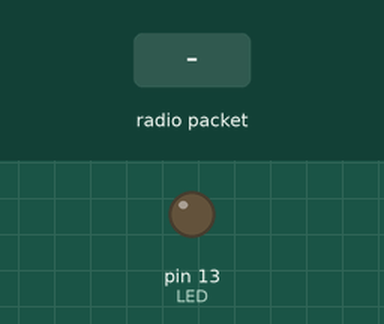
Recording of a sketch running on a simulated Teensy 4. On the bench: output pins drawn as LEDs (lit = HIGH). Inputs (shaded band) come from the test bench. No radio packets arrive unless stated; pins used as bus, display or sensor lines are not drawn; what the sketch prints to the serial monitor is not drawn.

Above: at 1.3 s.
1.4 s: radio packet "B1" arrives
At 2.6 s:
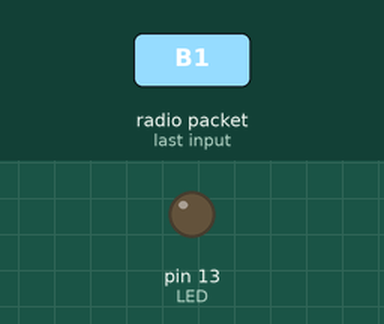
3.0 s: radio packet "1" arrives
At 4.4 s:
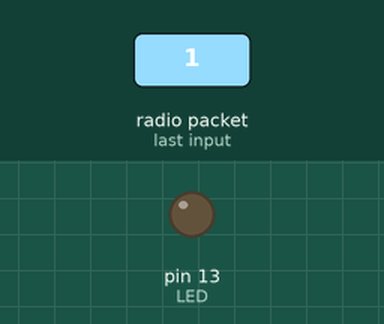
Timing chart, 0 to 6.0 s (numbered marks = the images above; inputs shaded):
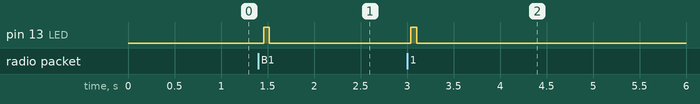

Measured:
- after the input at 1.4 s, pin 13 (LED): LOW → HIGH after 0.06 s, → LOW 0.06 s later
- after the input at 3.0 s, pin 13 (LED): LOW → HIGH at once, → LOW 0.06 s later

The sketch:

Receiver_example_code.ino
```cpp
// Feather9x_RX
// -*- mode: C++ -*-
// Example sketch showing how to create a simple messaging client (receiver)
// with the RH_RF95 class. RH_RF95 class does not provide for addressing or
// reliability, so you should only use RH_RF95 if you do not need the higher
// level messaging abilities.
// It is designed to work with the other example Feather9x_TX

#include <SPI.h>
#include <RH_RF95.h>

/* for Feather32u4 RFM9x
#define RFM95_CS 8
#define RFM95_RST 4
#define RFM95_INT 7
*/

// for feather m0 RFM9x
#define RFM95_CS 8
#define RFM95_RST 4
#define RFM95_INT 3


/* for shield
#define RFM95_CS 10
#define RFM95_RST 9
#define RFM95_INT 7
*/

/* Feather 32u4 w/wing
#define RFM95_RST     11   // "A"
#define RFM95_CS      10   // "B"
#define RFM95_INT     2    // "SDA" (only SDA/SCL/RX/TX have IRQ!)
*/

/* Feather m0 w/wing
#define RFM95_RST     11   // "A"
#define RFM95_CS      10   // "B"
#define RFM95_INT     6    // "D"
*/

#if defined(ESP8266)
  /* for ESP w/featherwing */
  #define RFM95_CS  2    // "E"
  #define RFM95_RST 16   // "D"
  #define RFM95_INT 15   // "B"

#elif defined(ESP32)
  /* ESP32 feather w/wing */
  #define RFM95_RST     27   // "A"
  #define RFM95_CS      33   // "B"
  #define RFM95_INT     12   //  next to A

#elif defined(NRF52)
  /* nRF52832 feather w/wing */
  #define RFM95_RST     7   // "A"
  #define RFM95_CS      11   // "B"
  #define RFM95_INT     31   // "C"

#elif defined(TEENSYDUINO)
  /* Teensy 3.x w/wing */
  #define RFM95_RST     9   // "A"
  #define RFM95_CS      10   // "B"
  #define RFM95_INT     4    // "C"
#endif


// Change to 434.0 or other frequency, must match RX's freq!
#define RF95_FREQ 915.0

// Singleton instance of the radio driver
RH_RF95 rf95(RFM95_CS, RFM95_INT);

// Blinky on receipt
#define LED 13
String pressed1; //**
void setup()
{
  pinMode(LED, OUTPUT);
  pinMode(RFM95_RST, OUTPUT);
  digitalWrite(RFM95_RST, HIGH);

  Serial.begin(115200);
  while (!Serial) {
    delay(1);
  }
  delay(100);

  Serial.println("Feather LoRa RX Test!");

  // manual reset
  digitalWrite(RFM95_RST, LOW);
  delay(10);
  digitalWrite(RFM95_RST, HIGH);
  delay(10);

  while (!rf95.init()) {
    Serial.println("LoRa radio init failed");
    while (1);
  }
  Serial.println("LoRa radio init OK!");

  // Defaults after init are 434.0MHz, modulation GFSK_Rb250Fd250, +13dbM
  if (!rf95.setFrequency(RF95_FREQ)) {
    Serial.println("setFrequency failed");
    while (1);
  }
  Serial.print("Set Freq to: "); Serial.println(RF95_FREQ);

  // Defaults after init are 434.0MHz, 13dBm, Bw = 125 kHz, Cr = 4/5, Sf = 128chips/symbol, CRC on

  // The default transmitter power is 13dBm, using PA_BOOST.
  // If you are using RFM95/96/97/98 modules which uses the PA_BOOST transmitter pin, then
  // you can set transmitter powers from 5 to 23 dBm:
  rf95.setTxPower(23, false);
}

void loop()
{
  //int correct = random(1,9); //generates random number from 1-9 to decide which tile to light up
  int correct = 1; //for testing purposes
  if (correct == 1){
    uint8_t data[] = "yay";
    rf95.send(data, sizeof(data));
    rf95.waitPacketSent();
    Serial.println("sent the yay");
  }
    //rf95.send(1);
  //}
  if (rf95.available())
  {
    // Should be a message for us now
    uint8_t buf[RH_RF95_MAX_MESSAGE_LEN];    //~~~~~~~~~~~~~~~~~~~~~~~~~~~~~~
    uint8_t len = sizeof(buf);       //~~~~~~~~~~~~~~~~~~~~~~~~~~~~~~~~~~~~~~~

    if (rf95.recv(buf, &len)) //~~~~~~~~~~~~~~~~~~~~~~~~~~~~~~~~~~~~~~~~~~~~~~~~~
    {
      digitalWrite(LED, HIGH);
      RH_RF95::printBuffer("Received: ", buf, len);
      Serial.print("Got: ");
      Serial.println((char*)buf);
      pressed1 = ((char*)buf);
      if ((pressed1 == "B1") && (correct == 1)){//tests if the one that has been pressed is the correct one
        Serial.println("yee");
      }else if (pressed1 == "B2" && correct == 2){ //tests if the one that has been pressed is the correct one
        Serial.println("haw");
      }
      Serial.print("RSSI: ");
      Serial.println(rf95.lastRssi(), DEC);

      // Send a reply
      uint8_t data[] = "And hello back to you";
      rf95.send(data, sizeof(data));  //~~~~~~~~~~~~~~~~~~~~~~~~~~~~~~~~~~~~~~~~~~~~~~~~~
      rf95.waitPacketSent();
      Serial.println("Sent a reply");
      digitalWrite(LED, LOW);
    }
    else
    {
      Serial.println("Receive failed");
    }
  }else{
    Serial.println("not available, sads");
  }
}
```
